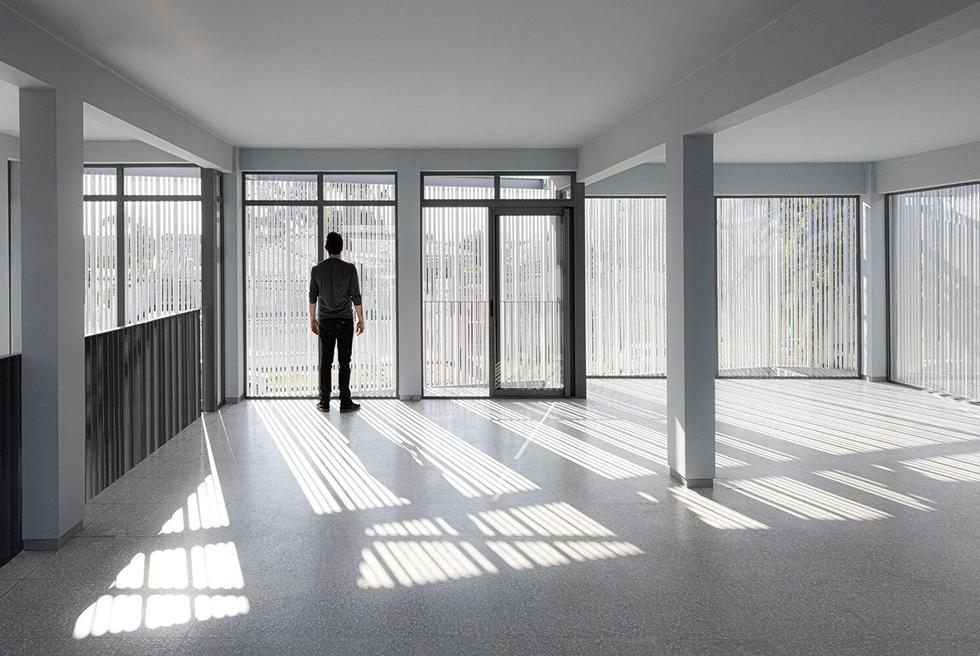
#> input picture data/raw/shadows/Man_Modern_Window.jpeg, 980 x 656 px, found by its file name
$ python shadow_consistency.py
#> lines starting #> are read from the running program, lines starting #| are printed output that depends on the picture; after the words box and inside, x2 and y2 are one past the last pixel; in counts of white or black regions, pixels touching at a corner belong together
### src/analyzers/illumination.py
import cv2
import numpy as np
import matplotlib.pyplot as plt


class IlluminationAnalyzer:
    """
    V2 pipeline:

        Image
          |
          v
        LAB -> L channel (illumination proxy)
          |
          v
        Local illumination estimate (large-kernel blur)
          |
          v
        Illumination discontinuity map  (L - local_mean, i.e. "how much
        darker is this pixel than its own neighborhood")
          |
          v
        Adaptive shadow threshold (local, NOT global percentile)
          |
          v
        Shape/geometry filtering  (drop thin/elongated/border-hugging
        blobs -> these are window frames, pillars, walls, not shadows)
          |
          v
        [optional] Hue-invariance filter (shadows preserve hue, material
        edges usually don't)
          |
          v
        Shadow boundary extraction -> Hough lines -> dominant direction
        -> light direction (best-effort, secondary to mask quality)

    V1 bug this fixes: "dark == shadow" (global percentile threshold)
    incorrectly classified an intrinsically dark wall as a shadow region,
    and Hough picked up window-frame edges as if they were shadow
    boundaries. Both are fixed by working in *local contrast* space
    instead of *global brightness* space, plus explicit shape filtering.
    """

    def __init__(
        self,
        # local illumination estimation
        illum_blur_size=61,
        # adaptive threshold for shadow discontinuity
        adaptive_block_size=51,
        adaptive_C=8,
        # morphology cleanup
        morph_kernel_size=5,
        min_component_area=150,
        # shape filtering (rejects thin frame/pillar edges)
        max_aspect_ratio=6.0,
        min_extent=0.15,
        max_border_touch_frac=0.6,
        # optional hue-invariance filter
        use_hue_filter=False,
        hue_tol=12,
        # floor ROI gating: cast shadows of interest live on the floor;
        # window mullions / frames / railings live above the horizon.
        # Restricting candidates to the floor band removes almost all
        # of that structural false-positive class in one step.
        floor_roi_top_frac=0.55,
        # edge / line detection
        canny_low=40,
        canny_high=120,
        hough_threshold=40,
        min_line_length=30,
        max_line_gap=10,
    ):
        self.illum_blur_size = illum_blur_size

        self.adaptive_block_size = adaptive_block_size
        self.adaptive_C = adaptive_C

        self.morph_kernel_size = morph_kernel_size
        self.min_component_area = min_component_area

        self.max_aspect_ratio = max_aspect_ratio
        self.min_extent = min_extent
        self.max_border_touch_frac = max_border_touch_frac

        self.use_hue_filter = use_hue_filter
        self.hue_tol = hue_tol

        self.floor_roi_top_frac = floor_roi_top_frac

        self.canny_low = canny_low
        self.canny_high = canny_high
        self.hough_threshold = hough_threshold
        self.min_line_length = min_line_length
        self.max_line_gap = max_line_gap

    # =====================================================
    # IMAGE PROCESSING
    # =====================================================

    def load_image(self, image_path):
#> called with image_path = 'data/raw/shadows/Man_Modern_Window.jpeg'
        image = cv2.imread(image_path)
#> image is the input picture: shape (656, 980, 3); mean B, G, R 153.4, 152.6, 152
        if image is None:
            raise FileNotFoundError(image_path)
        return image

    def preprocess(self, image):
        """Return (L channel from LAB, full HSV image)."""
        lab = cv2.cvtColor(image, cv2.COLOR_BGR2LAB)
#> lab: shape (656, 980, 3); mean of channels 0, 1, 2 159.1, 128, 127.5
        L = lab[:, :, 0]
        L = cv2.GaussianBlur(L, (5, 5), 0)

        hsv = cv2.cvtColor(image, cv2.COLOR_BGR2HSV)
#> hsv: shape (656, 980, 3); mean H, S, V 64.6, 6.9, 154.5

        return L, hsv

    # =====================================================
    # LOCAL ILLUMINATION / DISCONTINUITY MAP
    # =====================================================

    def estimate_local_illumination(self, L):
        """Large-kernel blur = 'what brightness would we expect here
        if there were no shadow' (local background estimate)."""
        k = self.illum_blur_size
        if k % 2 == 0:
            k += 1
        return cv2.GaussianBlur(L, (k, k), 0)
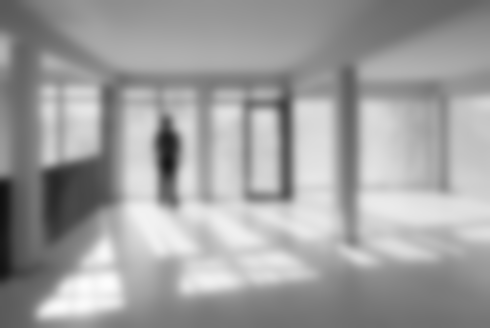
#> returned value: shape (656, 980) (shown at 1/2 size); min 16, max 252, mean 159.1

    def compute_discontinuity_map(self, L, local_illum):
        """Positive values = pixel darker than its local neighborhood.
        This is the quantity that actually corresponds to 'illumination
        suddenly decreasing here', not raw darkness."""
        diff = local_illum.astype(np.float32) - L.astype(np.float32)
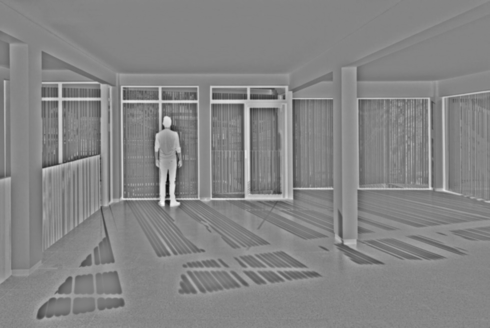
#> diff: shape (656, 980) float32 (shown at 1/2 size); min -156, max 143, mean 0; drawn with min black and max white
        diff = np.clip(diff, 0, 255).astype(np.uint8)
        return diff

    # =====================================================
    # FLOOR ROI GATING
    # =====================================================

    def build_floor_roi_mask(self, shape):
        """Binary mask that is 255 only in the bottom band of the image
        (the floor plane, roughly). Cast shadows we care about live
        here; window mullions, railings, and door/frame edges live
        above the horizon and are excluded outright, regardless of how
        similar they look in local contrast to a real shadow stripe."""
        h, w = shape[:2]
        mask = np.zeros((h, w), dtype=np.uint8)
        top = int(h * self.floor_roi_top_frac)
        mask[top:, :] = 255
        return mask

    # =====================================================
    # SHADOW CANDIDATES (ADAPTIVE, LOCAL)
    # =====================================================

    def detect_shadow_candidates(self, L):
        """Adaptive threshold on L itself: flags pixels that are
        significantly darker than their own local neighborhood mean.
        This is local/relative, unlike a global percentile cut, so a
        uniformly dark wall (locally flat) will NOT be flagged, while a
        real shadow edge on a lit floor (local contrast) will be."""
        block = self.adaptive_block_size
        if block % 2 == 0:
            block += 1

        mask = cv2.adaptiveThreshold(
            L,
            255,
            cv2.ADAPTIVE_THRESH_GAUSSIAN_C,
            cv2.THRESH_BINARY_INV,
            block,
            self.adaptive_C,
        )
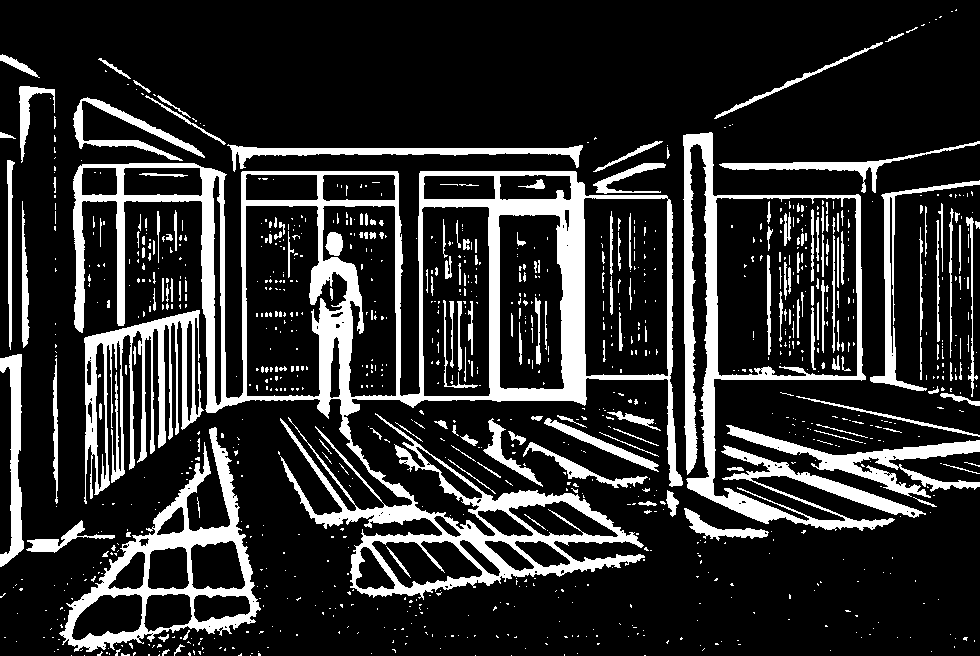
#> mask: shape (656, 980); 18.2% white; 1077 white regions (877 under 20 px), largest, box (x1, y1, x2, y2) and area: (73, 163, 683, 600) 45249, (683, 132, 926, 531) 14450, (59, 427, 261, 652) 9098
        return mask

    # =====================================================
    # CLEANUP
    # =====================================================

    def clean_shadow_mask(self, shadow_mask):
        kernel = np.ones(
            (self.morph_kernel_size, self.morph_kernel_size), np.uint8
        )
        cleaned = cv2.morphologyEx(shadow_mask, cv2.MORPH_OPEN, kernel)
#> cleaned: shape (656, 980); 6.6% white; 90 white regions, largest, box (x1, y1, x2, y2) and area: (64, 428, 255, 650) 6248, (363, 491, 637, 578) 4449, (688, 360, 786, 523) 2794
        cleaned = cv2.morphologyEx(cleaned, cv2.MORPH_CLOSE, kernel)
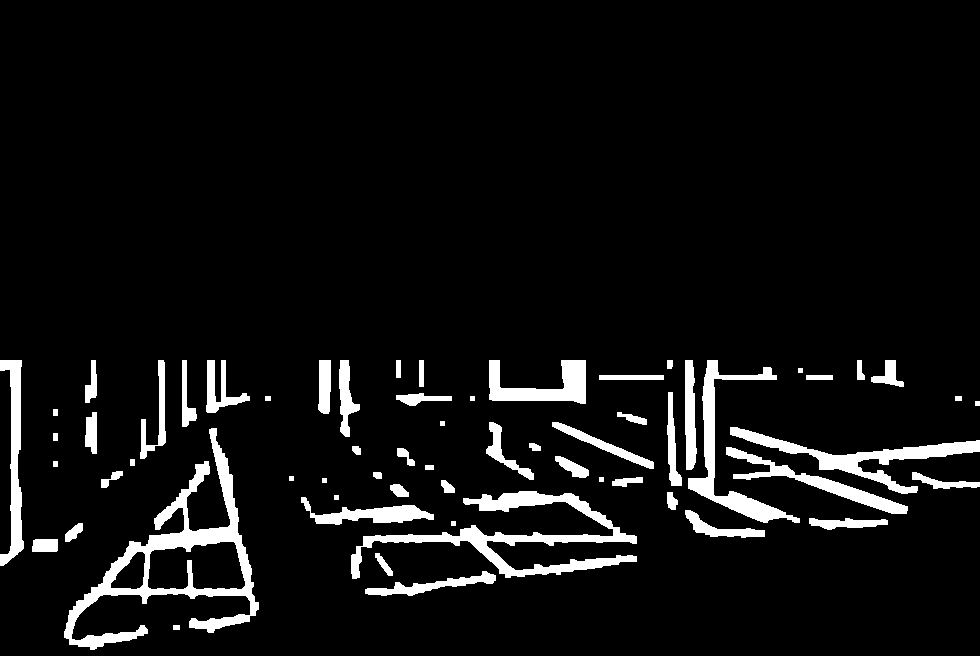
#> cleaned: shape (656, 980); 6.8% white; 62 white regions, largest, box (x1, y1, x2, y2) and area: (64, 428, 259, 650) 8001, (351, 491, 637, 579) 5846, (730, 427, 980, 494) 3433
        return cleaned

    # =====================================================
    # SHAPE FILTERING (rejects window frames / pillars / wall strips)
    # =====================================================

    def filter_shadow_components(self, mask):
        """Keep only connected components that look like plausible cast
        shadows (blobby, not thin bars; not hugging the image border
        along their whole length, which is typical of walls/frames)."""
        h, w = mask.shape
        n_labels, labels, stats, _ = cv2.connectedComponentsWithStats(
            mask, connectivity=8
        )
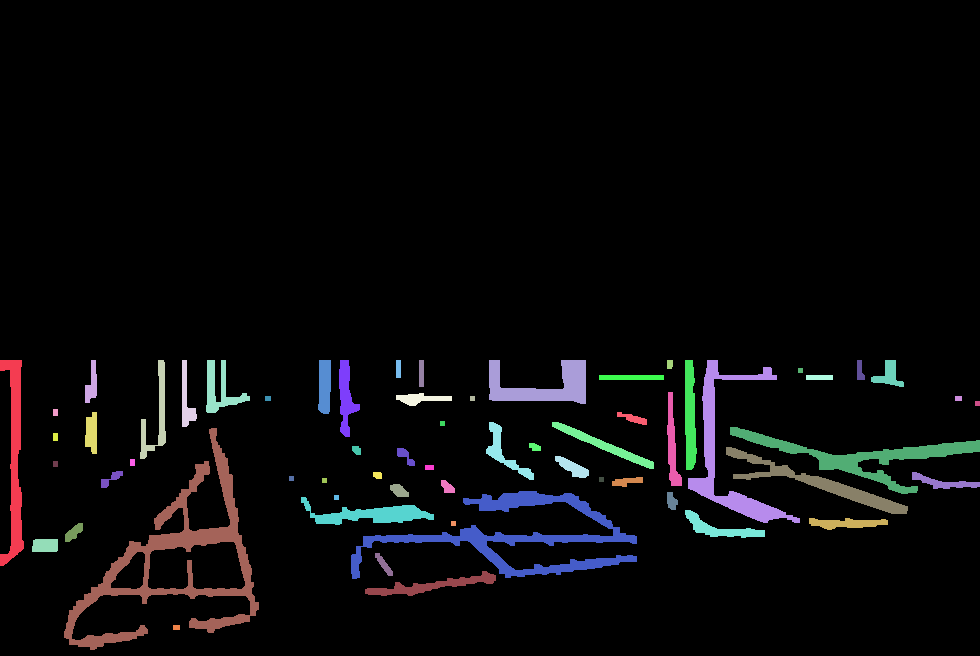
#> labels: shape (656, 980) int32; 63 distinct labels, from 0 to 62; one colour per label, 0 black
#> n_labels = 63; stats = 63 rows, first 6: [0, 0, 980, 656, 599303], [0, 360, 24, 206, 2191], [85, 360, 12, 43, 316], [140, 360, 26, 99, 819], [182, 360, 15, 67, 467], [206, 360, 44, 53, 901]

        keep = np.zeros_like(mask)

        for label in range(1, n_labels):
            x, y, cw, ch, area = stats[label]

            if area < self.min_component_area:
                continue

            long_side = max(cw, ch)
            short_side = max(min(cw, ch), 1)
            aspect_ratio = long_side / short_side

            if aspect_ratio > self.max_aspect_ratio:
                # thin bar -> almost certainly a frame/pillar edge, not
                # a cast shadow blob
                continue

            extent = area / float(cw * ch)
            if extent < self.min_extent:
                # very sparse/skeleton-like region within its bbox
                continue

            component_mask = labels == label
            border_pixels = (
                np.count_nonzero(component_mask[0, :])
                + np.count_nonzero(component_mask[-1, :])
                + np.count_nonzero(component_mask[:, 0])
                + np.count_nonzero(component_mask[:, -1])
            )
            perimeter_est = 2 * (cw + ch)
            border_frac = border_pixels / max(perimeter_est, 1)
            if border_frac > self.max_border_touch_frac:
                # runs along the image edge -> likely wall/structure,
                # not a shadow cast on a surface
                continue

            keep[component_mask] = 255
#> this loop made 62 passes
#> (x, y, cw, ch, area, long_side, short_side, aspect_ratio) on passes 2, 3, 4, 5, 6, 7, 10, 13: (85, 360, 12, 43, 316, 43, 12, 3.58), (140, 360, 26, 99, 819, 99, 26, 3.81), (182, 360, 15, 67, 467, 67, 15, 4.47), (206, 360, 44, 53, 901, 53, 44, 1.2), (318, 360, 13, 54, 623, 54, 13, 4.15), (339, 360, 21, 77, 806, 77, 21, 3.67), (489, 360, 97, 44, 2225, 97, 44, 2.2), (688, 360, 112, 163, 3255, 163, 112, 1.46)
#> pass 2, in filter_shadow_components, `component_mask = labels == label`:
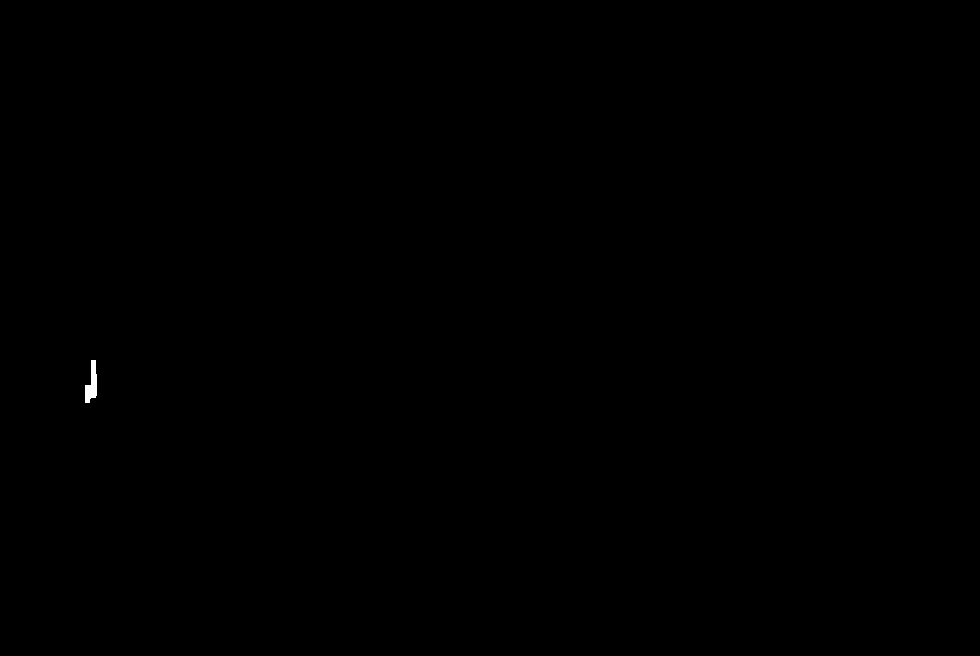
#> component_mask: shape (656, 980) bool; 0.05% white; 1 white region, box (x1, y1, x2, y2) and area: (85, 360, 97, 403) 316

        return keep

    # =====================================================
    # OPTIONAL: HUE-INVARIANCE FILTER
    # =====================================================

    # [20 lines left out: function apply_hue_filter, not called in this run]

    # =====================================================
    # SHADOW EDGES / LINES (unchanged in spirit, now fed a clean mask)
    # =====================================================

    def detect_shadow_edges(self, shadow_mask):
        return cv2.Canny(shadow_mask, self.canny_low, self.canny_high)
#> returned value: shape (656, 980); 1.4% white in thin lines or dots, all inside (x1, y1, x2, y2) = (31, 359, 980, 650)
#> (the rest of the program and of its run is left out)
